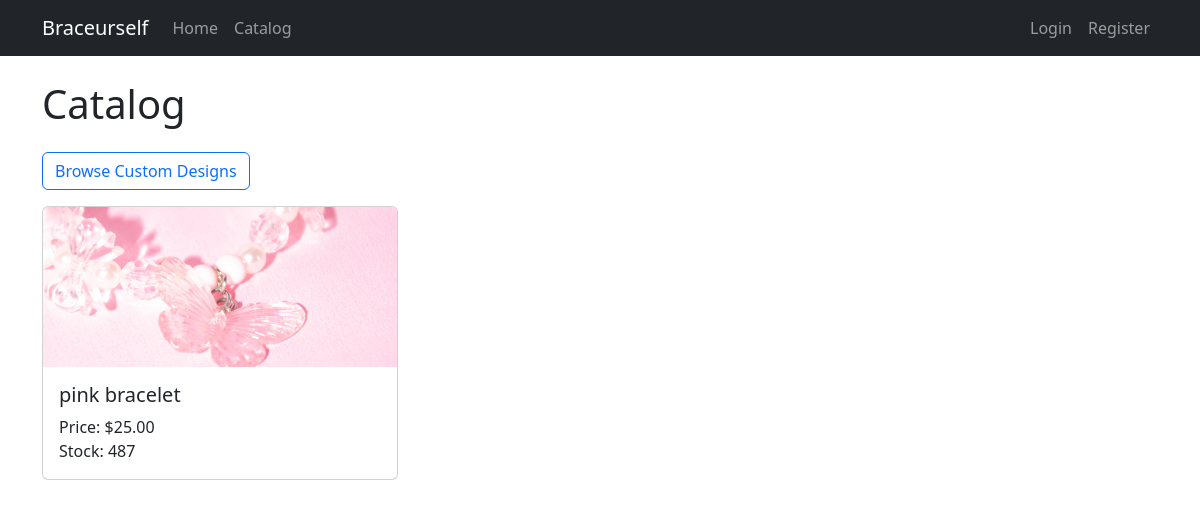
Page /catalog/ on the committed database.
### shop/models.py (models this page shows, shortened)
class Product(models.Model):
    name = models.CharField(max_length=100)
    price = models.DecimalField(max_digits=8, decimal_places=2)
    image = models.ImageField(upload_to='product_images/')
    created_by = models.ForeignKey(SellerProfile, on_delete=models.CASCADE)
    stock = models.PositiveIntegerField(default=0)
    created_at = models.DateTimeField(auto_now_add=True, null=True, blank=True)

### shop/views.py (the view)
# urls.py: path('catalog/', views.catalog, name='catalog'),
def catalog(request):
    products = Product.objects.all()
    return render(request, 'shop/catalog.html', {'products': products})

### shop/templates/shop/catalog.html (shortened to what this page needs)
{% extends 'shop/base.html' %}
{% block content %}
<h1 class="mb-4">Catalog</h1>
<div class="mb-3">
    <a href="{% url 'public_custom_designs' %}" class="btn btn-outline-primary">Browse Custom Designs</a>
</div>
{% if products %}
    <div class="row">
    {% for product in products %}
        {% if not product.name|slice:":7" == "Custom:" %}
        <div class="col-md-4 mb-4">
            <div class="card h-100">
                {% if product.image %}
                    <img src="{{ product.image.url }}" class="card-img-top" alt="{{ product.name }}" style="width:100%;height:160px;object-fit:cover;">
                {% else %}
                    <div class="card-img-top bg-light d-flex align-items-center justify-content-center" style="height:160px;">
                        <span class="text-muted">No image</span>
                    </div>
                {% endif %}
                <div class="card-body">
                    <h5 class="card-title">{{ product.name }}</h5>
                    <p class="card-text">Price: ${{ product.price }}<br>Stock: {{ product.stock }}</p>
                </div>
            </div>
        </div>
        {% endif %}
    {% endfor %}
    </div>
{% else %}
    <p>No products available.</p>
{% endif %}
{% endblock %}

### rows in the picture
Product: image (picture), name "pink bracelet", price "25.00", stock "487"
